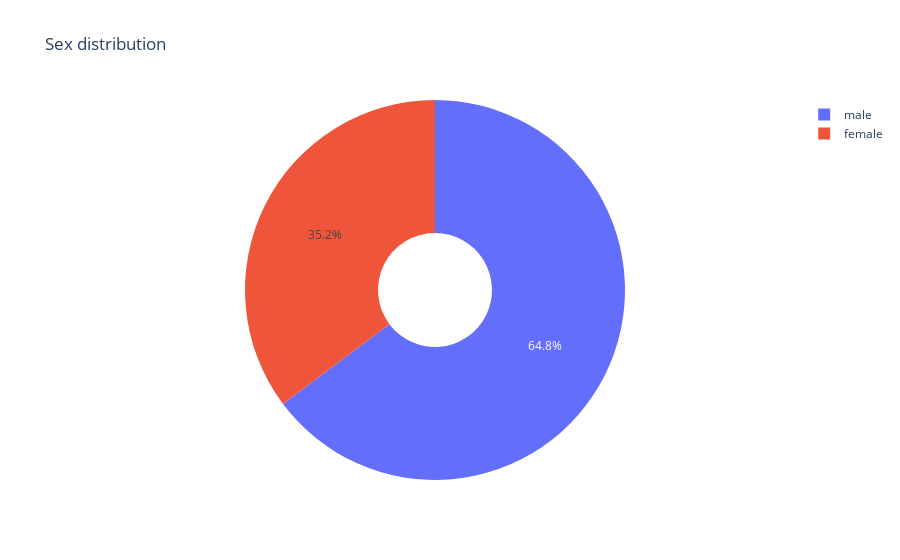

Here is the notebook cell this chart was saved with:
### Code cell
feature_distribution(df, feature_name="Sex", title="Sex distribution")

### Figure 1 — Plotly figure (JSON) as saved in the notebook; plotly's stock layout.template omitted (floating-point values rounded to 4 significant figures; data arrays with more than 128 entries replaced by an {"elided": "..."} marker saying what was removed)
{"data": [{"domain": {"x": [0, 1], "y": [0, 1]}, "hole": 0.3, "hovertemplate": "Sex=%{label}<extra></extra>", "labels": {"elided": "891 str values"}, "legendgroup": "", "name": "", "showlegend": true, "type": "pie"}], "layout": {"legend": {"tracegroupgap": 0}, "title": {"text": "Sex distribution"}}}
